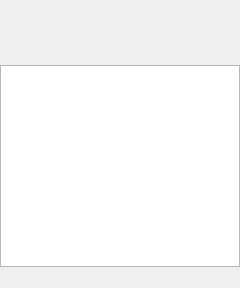
<?xml version="1.0" encoding="UTF-8"?>
<ui version="4.0">
 <class>belugaview</class>
 <widget class="QDialog" name="belugaview">
  <property name="geometry">
   <rect>
    <x>0</x>
    <y>0</y>
    <width>240</width>
    <height>288</height>
   </rect>
  </property>
  <property name="windowTitle">
   <string>Beluga</string>
  </property>
  <widget class="QPushButton" name="photo">
   <property name="geometry">
    <rect>
     <x>3</x>
     <y>3</y>
     <width>60</width>
     <height>60</height>
    </rect>
   </property>
   <property name="text">
    <string/>
   </property>
   <property name="iconSize">
    <size>
     <width>58</width>
     <height>58</height>
    </size>
   </property>
   <property name="autoDefault">
    <bool>false</bool>
   </property>
   <property name="flat">
    <bool>true</bool>
   </property>
  </widget>
  <widget class="QLabel" name="namelabel">
   <property name="geometry">
    <rect>
     <x>70</x>
     <y>10</y>
     <width>150</width>
     <height>20</height>
    </rect>
   </property>
   <property name="frameShape">
    <enum>QFrame::NoFrame</enum>
   </property>
   <property name="text">
    <string/>
   </property>
   <property name="alignment">
    <set>Qt::AlignCenter</set>
   </property>
  </widget>
  <widget class="QLabel" name="nicknamelabel">
   <property name="geometry">
    <rect>
     <x>70</x>
     <y>35</y>
     <width>150</width>
     <height>20</height>
    </rect>
   </property>
   <property name="text">
    <string/>
   </property>
   <property name="alignment">
    <set>Qt::AlignCenter</set>
   </property>
  </widget>
  <widget class="QListWidget" name="contactlist">
   <property name="geometry">
    <rect>
     <x>0</x>
     <y>65</y>
     <width>240</width>
     <height>202</height>
    </rect>
   </property>
   <property name="frameShape">
    <enum>QFrame::StyledPanel</enum>
   </property>
   <property name="verticalScrollBarPolicy">
    <enum>Qt::ScrollBarAsNeeded</enum>
   </property>
   <property name="horizontalScrollBarPolicy">
    <enum>Qt::ScrollBarAlwaysOff</enum>
   </property>
   <property name="editTriggers">
    <set>QAbstractItemView::NoEditTriggers</set>
   </property>
   <property name="wordWrap">
    <bool>true</bool>
   </property>
  </widget>
 </widget>
 <tabstops>
  <tabstop>contactlist</tabstop>
  <tabstop>photo</tabstop>
 </tabstops>
 <resources/>
 <connections/>
</ui>
